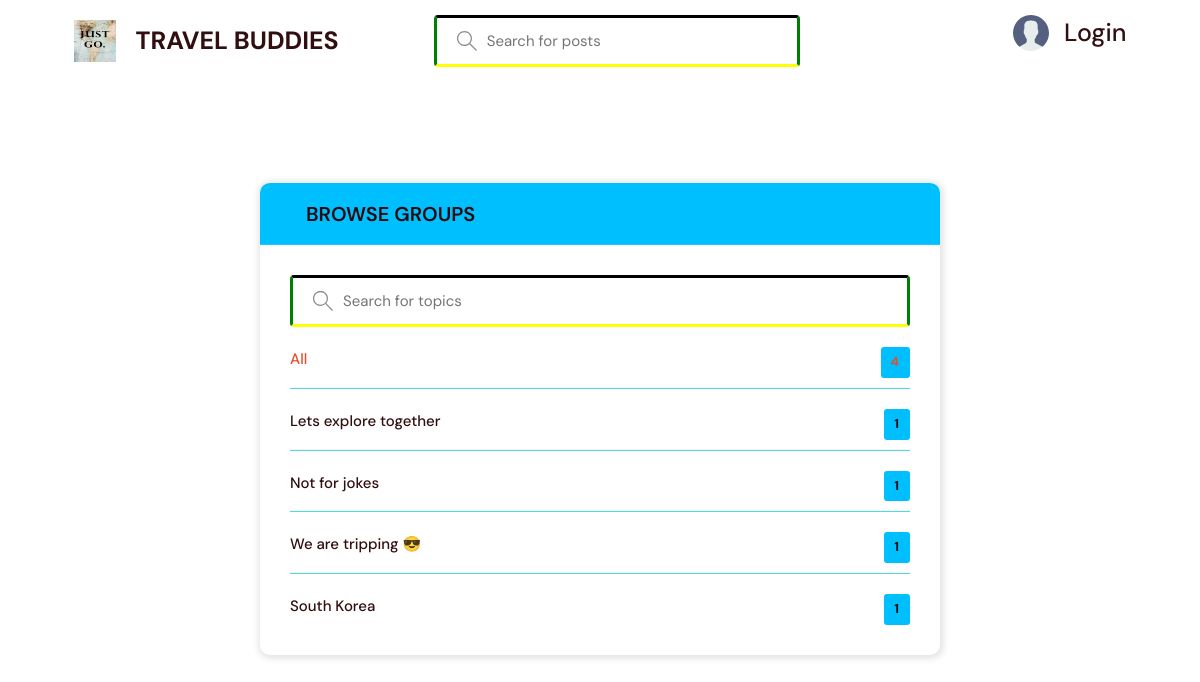
Page /topics/ on the committed database.
### blog/models.py (models this page shows, shortened)
class Topic(models.Model):
    name = models.CharField(max_length=200)

### blog/views.py (the view)
# urls.py: path('topics/', views.topicsPage, name="topics"),
def topicsPage(request):
    q = request.GET.get('q') if request.GET.get('q') != None else ''
    topics = Topic.objects.filter(name__icontains=q)
    return render(request, 'topics.html', {'topics': topics})

### templates/topics.html (shortened to what this page needs)
{% extends 'main.html' %} {% block content %}
<main class="create-room layout">
  <div class="container">
    <div class="layout__box">
      <div class="layout__boxHeader">
        <div class="layout__boxTitle">
          <a href="{% url 'home' %}">
            <svg
              version="1.1"
              xmlns="http://www.w3.org/2000/svg"
              width="32"
              height="32"
              viewBox="0 0 32 32"
            >
              <title>arrow-left</title>
              <path
                d="M13.723 2.286l-13.723 13.714 13.719 13.714 1.616-1.611-10.96-10.96h27.625v-2.286h-27.625l10.965-10.965-1.616-1.607z"
              ></path>
            </svg>
          </a>
          <h3>BROWSE GROUPS</h3>
        </div>
      </div>
      <div class="topics-page layout__body">
        <form action="" method="GET" class="header__search">
          <label>
            <input name="q" placeholder="Search for topics" />
          </label>
        </form>
        <ul class="topics__list">
          <li>
            <a href="{% url 'topics' %}" class="active"
              >All <span>{{topics.count}}</span></a
            >
          </li>
          {% for topic in topics %}
          <li>
            <a href="{% url 'home' %}?q={{topic.name}}"
              >{{ topic.name }} <span>{{topic.room_set.all.count}}</span></a
            >
          </li>
          {% endfor %}
        </ul>
      </div>
    </div>
  </div>
</main>
{% endblock content %}

### static/styles/style.css (style rules this page uses)
:root { --color-main: #00bfff; --color-main-light: #e1f6fb; --color-dark: #250002f1; --color-darks: #fff; --color-dark-medium: #48d1cc; --color-dark-light: #3457d5; --color-light: #fff; --color-gray: #8b8b8b; --color-light-gray: #fff; --color-bg: #e44d2e; --color-success: #5dd693; --color-error: #fc4b0b; --color-blue: #a28382; }
* { font-family: "DM Sans", -apple-system, BlinkMacSystemFont, "Segoe UI", Roboto, Oxygen, Ubuntu, Cantarell, "Open Sans", "Helvetica Neue", sans-serif; margin: 0; padding: 0; box-sizing: border-box; text-rendering: optimizeLegibility; font-size: inherit; }
html { font-size: 56.25%; }
@media only screen and (min-width: 1200px) { html { font-size: 62.5%; } }
body { line-height: 1.6; font-weight: 400; font-size: 1.5rem; color: var(--color-dark); background-image: url("https://i.pinimg.com/564x/2d/37/52/2d3752bdcfcc816eb294dd0563ef05a1.jpg"); min-height: 100vh; }
a { display: inline-block; color: var(--color-main); text-decoration: none; }
.container { max-width: 120rem; width: 90%; margin: auto; }
.header__search > label { background-color: var(--color-darks); padding: 1.3rem 1rem; display: flex; align-items: center; gap: 1rem; border-style: solid; border-color: green; border-top-color: black; border-bottom-color: yellow; border-radius: 4px; }
.header__search svg { fill: var(--color-gray); width: 2rem; height: 2rem; margin-left: 1rem; }
.header__search input { width: 30rem; background: transparent; border: none; outline: none; color: var(--color-light); }
.layout { margin-top: 2.4rem; }
.layout > .container { display: flex; justify-content: space-between; align-items: flex-start; }
.layout__box { width: 90%; max-width: 48rem; min-height: 40rem; position: absolute; top: 50%; left: 50%; transform: translate(-50%, -46%); background-color: var(--color-darks); border-radius: 1rem; box-shadow: 1px 1px 6px 3px rgba(0, 0, 0, 0.1); overflow: hidden; }
.layout__boxHeader { display: flex; padding: 1.5rem; background-color: var(--color-main); }
.layout__boxTitle { display: flex; gap: 1.5rem; align-items: center; }
.layout__boxTitle h3 { text-transform: uppercase; font-weight: 550; font-size: 2rem; color: var(--color-dark); }
.layout__boxTitle svg { width: 1.6rem; height: 1.6rem; fill: var(--color-main); }
.layout__body { margin: 3rem; }
.topics__list { list-style: none; }
.topics__list li a { display: flex; justify-content: space-between; margin-bottom: 3rem; font-weight: 500; color: var(--color-dark); transition: all 0.3s ease-in-out; }
.topics__list li a.active, .topics__list li a:hover { color: var(--color-bg); }
.topics__list li a span { padding: 0.5rem 1rem; background-color: var(--color-main); border-radius: 3px; font-size: 1.3rem; font-weight: 700; letter-spacing: 1px; }
.topics-page .topics__list li:not(:last-child) a { margin: 2rem 0; padding-bottom: 1rem; text-decoration: none; border-bottom: 1px solid var(--color-dark-medium); }
.topics-page .header__search { display: block; }
.create-room.layout .layout__box { max-width: 68rem; }

### rows in the picture
Topic: name "Lets explore together", room_set.all.count "1"
Topic: name "Not for jokes", room_set.all.count "1"
Topic: name "We are tripping 😎", room_set.all.count "1"
Topic: name "South Korea", room_set.all.count "1"

### other values in the picture
{{ topics.count }} "4"
